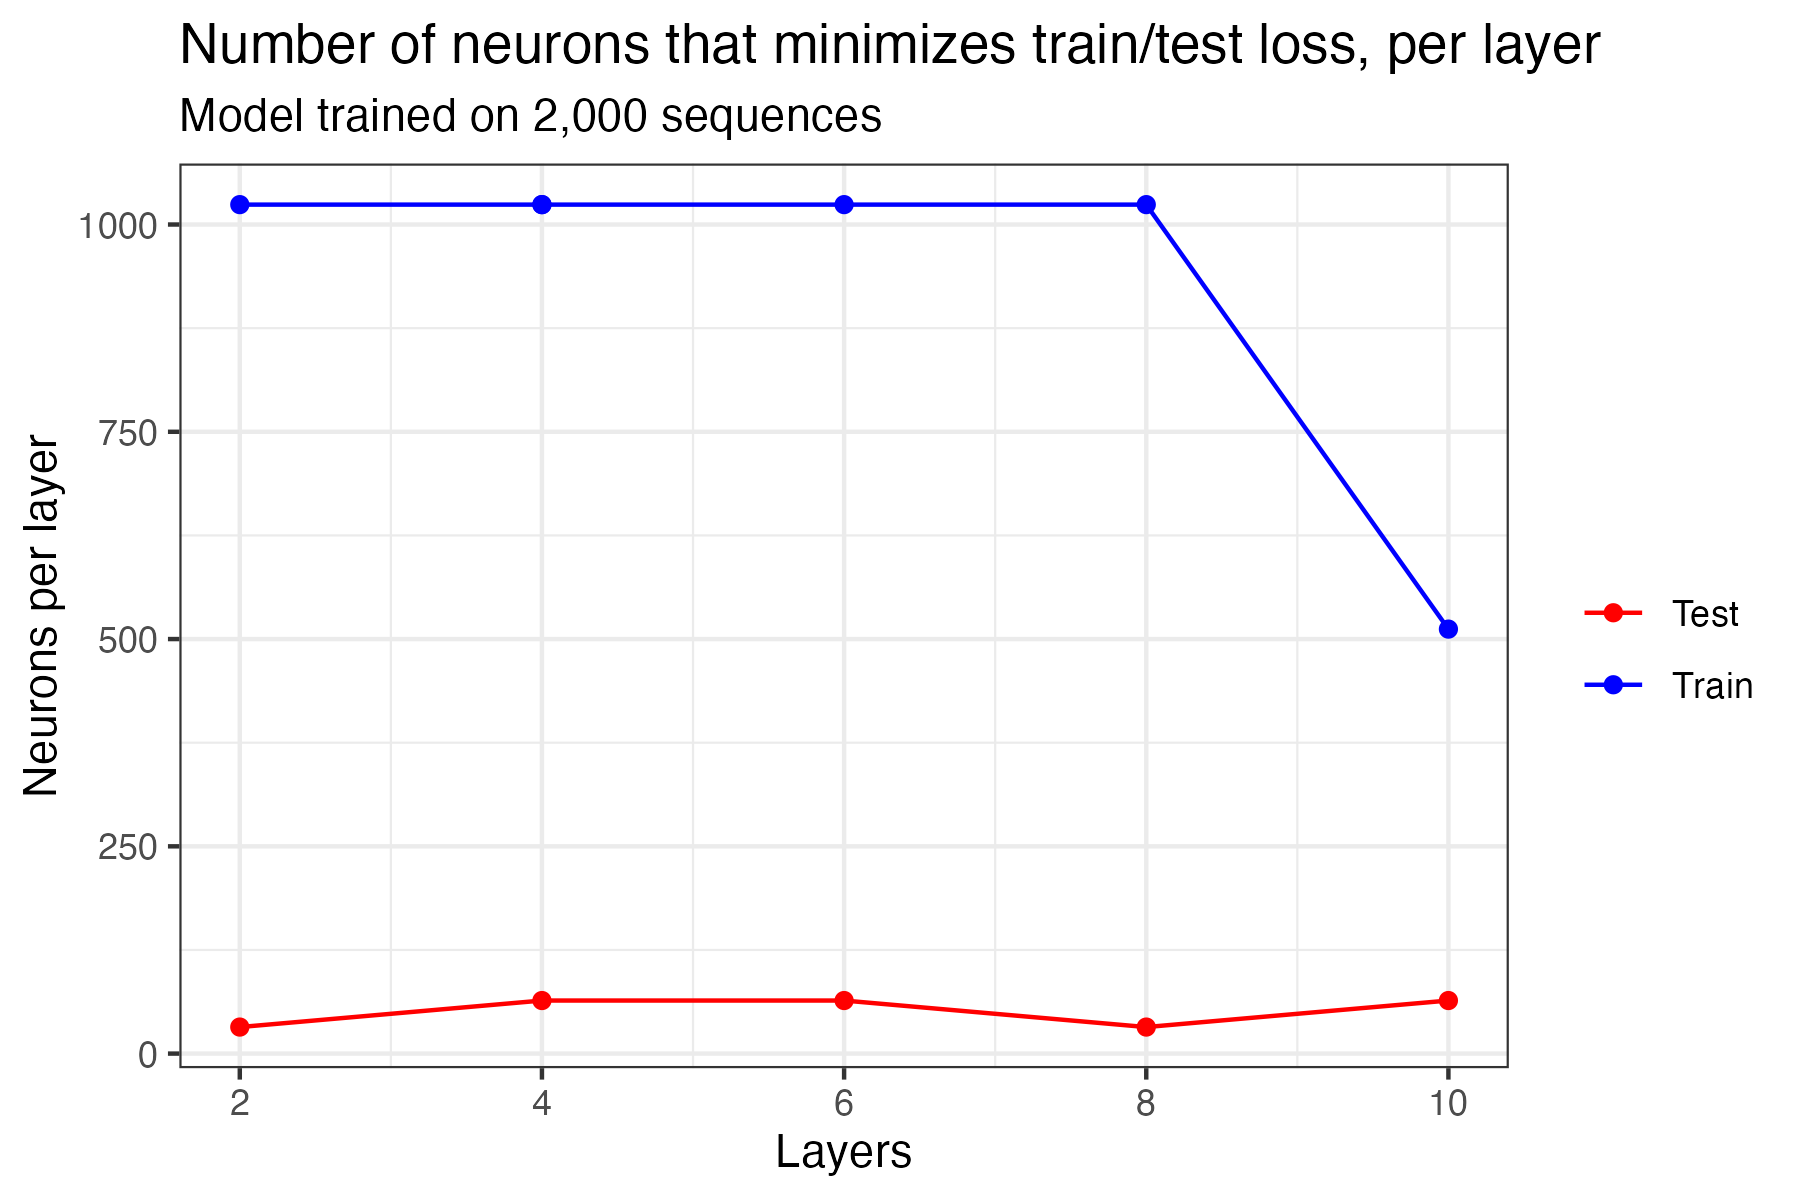

R code for this plot:
## Code to create a viz comparing the # of neurons per layer that minimizes loss for training and test groups
## For the model that trained over ~2,000 sequences

#Importing necessary libraries and data
library(tidyverse)
library(ggplot2)
twok <- read_csv("../../results/results-2k.csv")

#Extracting minimum loss across both seeds
minTrain <- twok |>
  filter(layers != 1) |>
  group_by(layers) |>
  slice_min(trainLoss)

minTest <- twok |>
  filter(layers != 1) |>
  group_by(layers) |>
  slice_min(testLoss)

#Establishing colors for chart
colors <- c("Train" = "blue", "Test" = "red")

#Generating plot
plot <- ggplot() +
  geom_point(aes(x = layers, y= neuronsPerLayer, color = "Train"), data = minTrain) +
  geom_line(aes(x = layers, y= neuronsPerLayer, color = 'Train'), data = minTrain) +
  geom_point(aes(x = layers, y= neuronsPerLayer, color = 'Test'), data = minTest) +
  geom_line(aes(x = layers, y= neuronsPerLayer, color = 'Test'), data = minTest) +
  theme_bw() +
  labs(x = "Layers",
       y = "Neurons per layer",
       title = "Number of neurons that minimizes train/test loss, per layer",
       subtitle = "Model trained on 2,000 sequences", 
       color = "") +
  scale_color_manual(values = colors) +
  theme_bw()

ggsave('figure5.png',
       plot,
       width = 6, height = 4)
